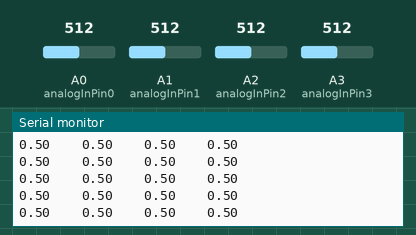
This sketch was run on a simulated Arduino Uno, built with avr-gcc and run on an emulated ATmega328P. Shown: the last lines printed to the serial monitor. The test bench sets the inputs (shaded band); at power-on: A0 (analogInPin0) = 512, A1 (analogInPin1) = 512, A2 (analogInPin2) = 512, A3 (analogInPin3) = 512.

Above: at 1.2 s.
1.3 s: A0 (analogInPin0) set to 716
At 1.9 s:
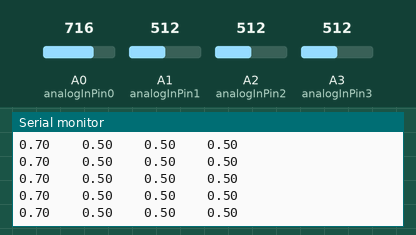
4.3 s: A1 (analogInPin1) set to 716
At 4.9 s:
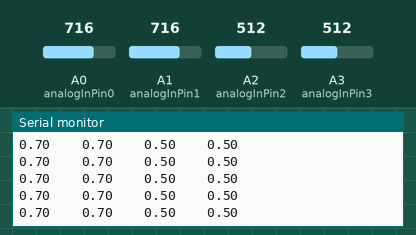
5.8 s: A2 (analogInPin2) set to 716
At 6.4 s:
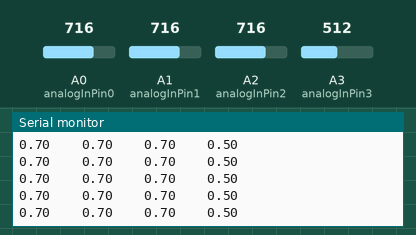
8.8 s: A3 (analogInPin3) set to 716
At 9.3 s:
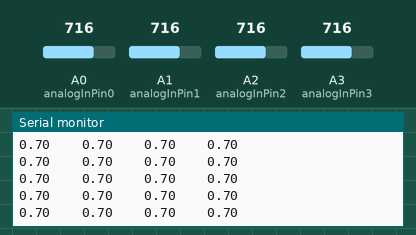
11.8 s: A0 (analogInPin0) set to 992
At 12.6 s:
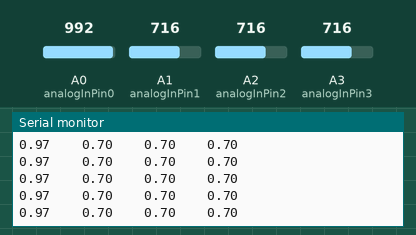
13.3 s: A1 (analogInPin1) set to 992
At 13.8 s:
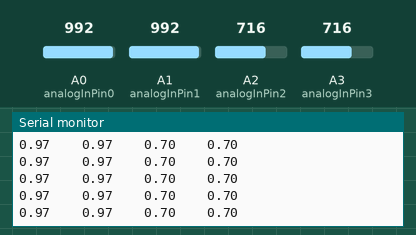
Timing chart, 0 to 16.3 s (numbered marks = the images above; inputs shaded):
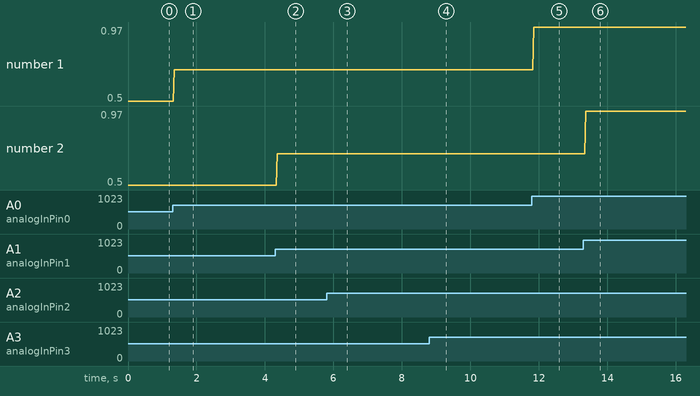

The sketch:

Arduino_vko.ino
```cpp
// This Arduino script reads values from four analog pins and prints them to the serial port.
// It is used to monitor various sensors (door, window, motion) and an alarm system.

// These constants won't change. They're used to give names to the pins used:
const int analogInPin0 = A0;  // Pin A0 used for reading
const int analogInPin1 = A1;  // Pin A1 used for reading
const int analogInPin2 = A2;  // Pin A2 used for reading
const int analogInPin3 = A3;  // Pin A3 used for reading

int doorSensor = 0;    // Variable for door sensor
int windowSensor = 0;  // Variable for window sensor
int motionSensor = 0;  // Variable for motion sensor
int alarm = 0;         // Variable for alarm status

void setup() {
  // Initialize serial communications at 9600 bps:
  Serial.begin(9600);
}

void loop() {
  // Read the analog in value:
  doorSensor = analogRead(analogInPin0); // Read from pin A0 and store in doorSensor
  windowSensor = analogRead(analogInPin1); // Read from pin A1 and store in windowSensor
  motionSensor = analogRead(analogInPin2); // Read from pin A2 and store in motionSensor
  alarm = analogRead(analogInPin3); // Read from pin A3 and store in alarm

  // Print the results to the Serial Monitor:
  Serial.print(doorSensor / 1023.0); // Scale doorSensor value to range 0-1
  Serial.print("\t  "); // Print a tab for spacing
  Serial.print(windowSensor / 1023.0); // Scale windowSensor value to range 0-1
  Serial.print("\t  "); // Print a tab for spacing
  Serial.print(motionSensor / 1023.0); // Scale motionSensor value to range 0-1
  Serial.print("\t  "); // Print a tab for spacing
  Serial.println(alarm / 1023.0); // Scale alarm value to range 0-1 and print with line break

  // Wait 20 milliseconds before the next loop for the analog-to-digital
  // converter to settle after the last reading:
  delay(20);
}
```

Measured:
- after the input at 1.3 s, the serial monitor: prints a new line after 0.05 s (image 1)
- after the input at 4.3 s, the serial monitor: prints a new line after 0.05 s (image 2)
- after the input at 5.8 s, the serial monitor: prints a new line after 0.07 s (image 3)
- after the input at 8.8 s, the serial monitor: prints a new line after 0.07 s (image 4)
- after the input at 11.8 s, the serial monitor: prints a new line after 0.05 s (image 5)
- after the input at 13.3 s, the serial monitor: prints a new line after 0.07 s (image 6)
- plotted number 1: 0.5 → 0.7 after the input at 1.3 s, 0.7 → 0.97 after the input at 11.8 s
